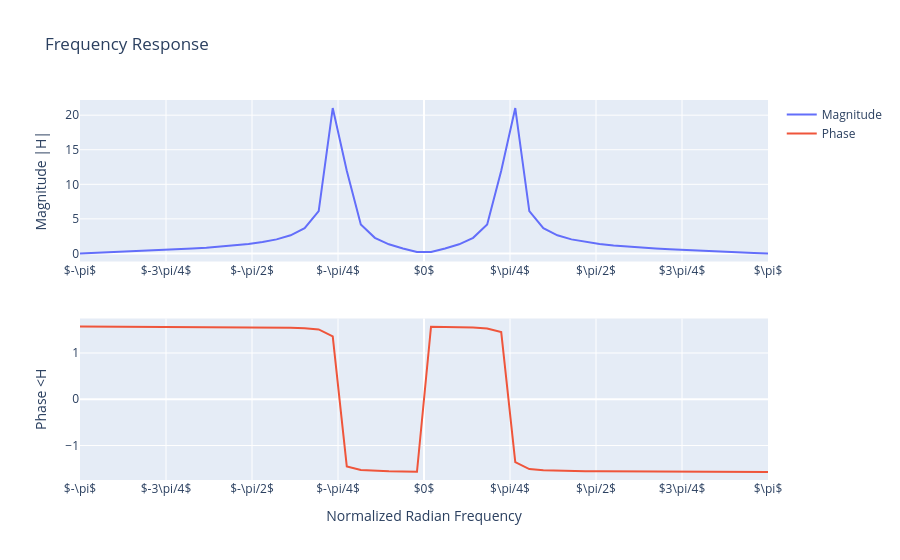

Notebook code for this chart:
### Markdown cell above
2.3 Plot the frequency response of the filter. Confirm this is a band-pass filter. What's the central frequency of the passband?

### Code cell
from scipy.signal import freqz

r = 0.99 #Definim la r
w_n = np.pi/4 #Definim la freqüència

numerador = [1, 0, -1] #Coeficients del numerador
denominador = [1, -2*r*np.cos(w_n), r**2] #Coeficients del denominador

interval = np.linspace(-np.pi, np.pi) #Definim l'interval
w, H = signal.freqz(numerador, denominador, worN=interval) #Calculem la resposta en freüència del filtre
plot_frequency_response(w, H)

### Figure 1 — Plotly figure (JSON) as saved in the notebook; plotly's stock layout.template omitted (floating-point values rounded to 4 significant figures)
{"data": [{"name": "Magnitude", "type": "scatter", "x": [-3.142, -3.013, -2.885, -2.757, -2.629, -2.5, -2.372, -2.244, -2.116, -1.988, -1.859, -1.731, -1.603, -1.475, -1.346, -1.218, -1.09, -0.9617, -0.8335, -0.7053, -0.577, -0.4488, -0.3206, -0.1923, -0.06411, 0.06411, 0.1923, 0.3206, 0.4488, 0.577, 0.7053, 0.8335, 0.9617, 1.09, 1.218, 1.346, 1.475, 1.603, 1.731, 1.859, 1.988, 2.116, 2.244, 2.372, 2.5, 2.629, 2.757, 2.885, 3.013, 3.142], "xaxis": "x", "y": [7.246e-17, 0.07603, 0.153, 0.232, 0.314, 0.4005, 0.493, 0.5935, 0.7048, 0.8307, 0.9765, 1.15, 1.366, 1.645, 2.032, 2.62, 3.66, 6.127, 21.03, 11.96, 4.202, 2.26, 1.315, 0.7034, 0.2225, 0.2225, 0.7034, 1.315, 2.26, 4.202, 11.96, 21.03, 6.127, 3.66, 2.62, 2.032, 1.645, 1.366, 1.15, 0.9765, 0.8307, 0.7048, 0.5935, 0.493, 0.4005, 0.314, 0.232, 0.153, 0.07603, 7.246e-17], "yaxis": "y"}, {"name": "Phase", "type": "scatter", "x": [-3.142, -3.013, -2.885, -2.757, -2.629, -2.5, -2.372, -2.244, -2.116, -1.988, -1.859, -1.731, -1.603, -1.475, -1.346, -1.218, -1.09, -0.9617, -0.8335, -0.7053, -0.577, -0.4488, -0.3206, -0.1923, -0.06411, 0.06411, 0.1923, 0.3206, 0.4488, 0.577, 0.7053, 0.8335, 0.9617, 1.09, 1.218, 1.346, 1.475, 1.603, 1.731, 1.859, 1.988, 2.116, 2.244, 2.372, 2.5, 2.629, 2.757, 2.885, 3.013, 3.142], "xaxis": "x2", "y": [1.571, 1.57, 1.569, 1.568, 1.568, 1.567, 1.566, 1.565, 1.564, 1.563, 1.561, 1.559, 1.557, 1.554, 1.551, 1.545, 1.534, 1.51, 1.36, -1.452, -1.529, -1.548, -1.558, -1.564, -1.569, 1.569, 1.564, 1.558, 1.548, 1.529, 1.452, -1.36, -1.51, -1.534, -1.545, -1.551, -1.554, -1.557, -1.559, -1.561, -1.563, -1.564, -1.565, -1.566, -1.567, -1.568, -1.568, -1.569, -1.57, -1.571], "yaxis": "y2"}], "layout": {"title": {"text": "Frequency Response"}, "xaxis": {"anchor": "y", "domain": [0, 1], "tickmode": "array", "ticktext": ["$-\\pi$", "$-3\\pi/4$", "$-\\pi/2$", "$-\\pi/4$", "$0$", "$\\pi/4$", "$\\pi/2$", "$3\\pi/4$", "$\\pi$"], "tickvals": [-3.142, -2.356, -1.571, -0.7854, 0, 0.7854, 1.571, 2.356, 3.142]}, "xaxis2": {"anchor": "y2", "domain": [0, 1], "tickmode": "array", "ticktext": ["$-\\pi$", "$-3\\pi/4$", "$-\\pi/2$", "$-\\pi/4$", "$0$", "$\\pi/4$", "$\\pi/2$", "$3\\pi/4$", "$\\pi$"], "tickvals": [-3.142, -2.356, -1.571, -0.7854, 0, 0.7854, 1.571, 2.356, 3.142], "title": {"text": "Normalized Radian Frequency"}}, "yaxis": {"anchor": "x", "domain": [0.575, 1], "title": {"text": "Magnitude |H|"}}, "yaxis2": {"anchor": "x2", "domain": [0, 0.425], "title": {"text": "Phase <H"}}}}
